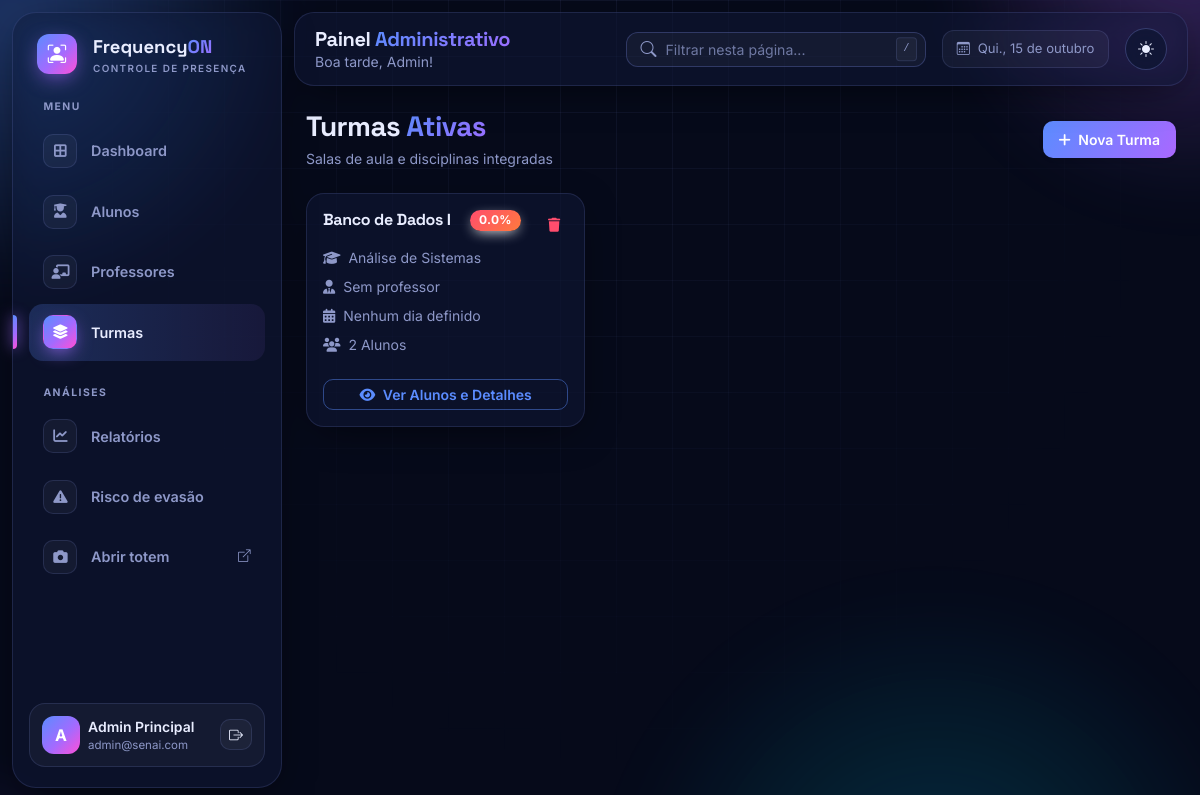
The page /admin/turmas (signed in) on the database as committed earlier.
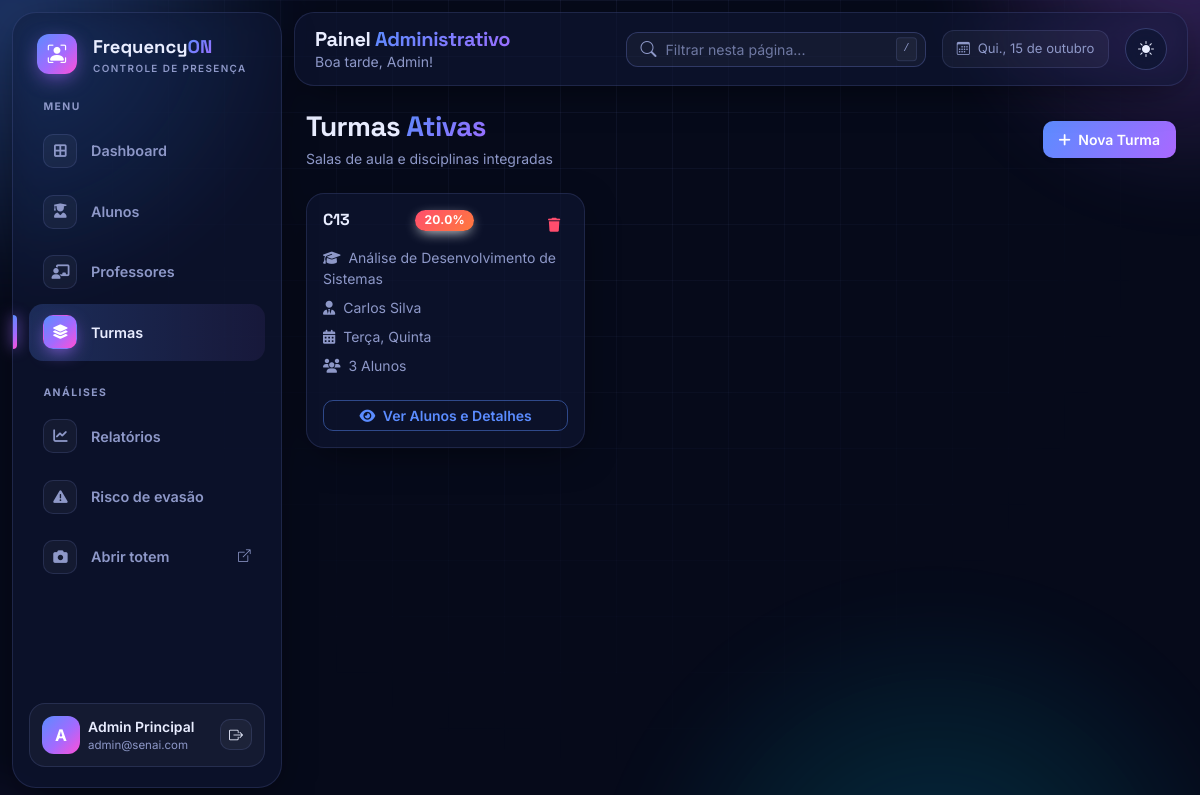
The same page on the database as committed later.
### database.py (models this page shows, shortened)
class Turma(db.Model):
    __tablename__ = "turmas"
    id = db.Column(db.Integer, primary_key=True)
    nome = db.Column(db.String(120), nullable=False)
    curso = db.Column(db.String(120), nullable=False)
    alunos = db.relationship("Aluno", back_populates="turma")
    vinculos = db.relationship("ProfessorTurma", back_populates="turma",
                               cascade="all, delete-orphan")
    @property
    def professores(self):
        return sorted((v.professor for v in self.vinculos), key=lambda p: p.nome)
    @property
    def nomes_professores(self):
        return ", ".join(p.nome for p in self.professores) or "Sem professor"
    @property
    def dias_aula(self):
        return tuple(sorted({d for v in self.vinculos for d in v.dias_semana}))
    @property
    def dias_aula_nomes(self):
        return ", ".join(NOMES_DIAS[d] for d in self.dias_aula) or "Nenhum dia definido"
    @property
    def frequencia_media(self):
        v = [a.frequencia for a in self.alunos]
        return round(sum(v) / len(v), 1) if v else 0

class ProfessorTurma(db.Model):
    __tablename__ = "professor_turma"
    professor_id = db.Column(db.Integer, db.ForeignKey("professores.id"), primary_key=True)
    turma_id = db.Column(db.Integer, db.ForeignKey("turmas.id"), primary_key=True)
    dias = db.Column(db.String(20), nullable=False, default="")   # ex: "1,3" = terça e quinta
    professor = db.relationship("Professor", back_populates="vinculos")
    turma = db.relationship("Turma", back_populates="vinculos")
    @property
    def dias_semana(self):
        return tuple(int(d) for d in self.dias.split(",") if d.strip().isdigit())

class UsuarioMixin:
    def set_senha(self, senha):
        self.senha_hash = generate_password_hash(senha)
    def check_senha(self, senha):
        return check_password_hash(self.senha_hash, senha)

class Professor(UsuarioMixin, db.Model):
    __tablename__ = "professores"
    id = db.Column(db.Integer, primary_key=True)
    nome = db.Column(db.String(120), nullable=False)
    email = db.Column(db.String(120), unique=True, nullable=False)
    senha_hash = db.Column(db.String(255), nullable=False)
    departamento = db.Column(db.String(120))
    foto = db.Column(db.String(255))
    vinculos = db.relationship("ProfessorTurma", back_populates="professor",
                               cascade="all, delete-orphan")

### rotas/admin.py (the view, shortened to what this page needs)
@admin.route("/turmas", methods=["GET", "POST"])
@requer("admin")
def turmas():
    return render_template("admin/turmas.html", turmas=Turma.query.all(),
                           professores=Professor.query.order_by(Professor.nome).all())

### database.py (called while the page is built)
def filtro_dias_aula(coluna, dias):
    return func.strftime("%w", coluna).in_([str((d + 1) % 7) for d in dias])

    @property
    def frequencia(self):
        if not self.turma_id:
            return 0
        dias_aula = self.turma.dias_aula
        if not dias_aula:
            return 0
        dias = (db.session.query(func.count(func.distinct(Presenca.data)))
                .join(Aluno, Presenca.aluno_id == Aluno.id)
                .filter(Aluno.turma_id == self.turma_id,
                        filtro_dias_aula(Presenca.data, dias_aula))
                .scalar())
        if not dias:
            return 0
        ok = (db.session.query(func.count(Presenca.id))
              .filter(
                  Presenca.aluno_id == self.id,
                  Presenca.status.in_(("presente", "atraso")),
                  filtro_dias_aula(Presenca.data, dias_aula)
              )
              .scalar())
        return min(100, round(ok * 100 / (dias * AULAS_POR_DIA)))

### rotas/comum.py (called while the page is built)
def usuario_atual():
    tipo, uid = session.get("tipo"), session.get("uid")
    modelo = {"admin": Admin, "professor": Professor, "aluno": Aluno}.get(tipo)
    return db.session.get(modelo, uid) if modelo and uid else None

### templates/admin/turmas.html (shortened to what this page needs)
{% extends 'admin/base.html' %}
{% block content %}
<div class="d-flex align-items-center justify-content-between mb-4">
    <div>
        <h1 class="h3 fw-bold mb-1">Turmas <span class="fo-gradient-text">Ativas</span></h1>
        <p class="text-muted mb-0 small">Salas de aula e disciplinas integradas</p>
    </div>
    <button class="btn btn-primary fw-semibold btn-sm px-3 py-2 shadow-sm" data-bs-toggle="modal" data-bs-target="#modalTurma">
        <i class="fa-solid fa-plus me-1"></i> Nova Turma
    </button>
</div>
<div class="row g-3">
    {% for turma in turmas %}
    <div class="col-md-6 col-xl-4" data-busca-item>
        <div class="card border-0 shadow-sm rounded-3 h-100">
            <div class="card-body p-3 d-flex flex-column">
                <div>
                    <div class="d-flex justify-content-between align-items-start mb-2">
                        <h6 class="fw-bold text-dark mb-0">{{ turma.nome }}</h6>
                        <span class="badge {% if turma.frequencia_media < 75 %}bg-danger{% else %}bg-primary{% endif %}">
                            {{ turma.frequencia_media }}%
                        </span>
                        <form class="d-inline-block" method="POST" action="{{ url_for('admin.deletar_turma', id=turma.id) }}" onsubmit="return confirm('Tem certeza que deseja excluir?');">
                            <button type="submit" class="btn btn-outline-danger btn-sm border-0">
                                <i class="fa-solid fa-trash"></i>
                            </button>
                        </form>
                    </div>
                    <p class="text-muted small mb-2"><i class="fa-solid fa-graduation-cap me-1"></i> {{ turma.curso }}</p>
                    <p class="text-muted small mb-2"><i class="fa-solid fa-user-tie me-1"></i> {{ turma.nomes_professores }}</p>
                    <p class="text-muted small mb-2"><i class="fa-solid fa-calendar-days me-1"></i> {{ turma.dias_aula_nomes }}</p>
                    <p class="text-muted small mb-3"><i class="fa-solid fa-users me-1"></i> {{ turma.alunos|length }} Alunos</p>
                </div>
                <a href="{{ url_for('admin.detalhes_turma', id=turma.id) }}" class="btn btn-outline-primary btn-sm w-100 fw-semibold mt-2">
                    <i class="fa-solid fa-eye me-1"></i> Ver Alunos e Detalhes
                </a>
            </div>
        </div>
    </div>
    {% else %}
    <div class="col-12"><p class="text-muted">Nenhuma turma cadastrada.</p></div>
    {% endfor %}
</div>
{% endblock %}

Rows that differ between the two databases and show on the page:
changed Turma: nome "Banco de Dados I" → "C13"; frequencia_media "0.0" → "20.0"; curso "Análise de Sistemas" → "Análise de Desenvolvimento de Sistemas"; nomes_professores "Sem professor" → "Carlos Silva"; dias_aula_nomes "Nenhum dia definido" → "Terça, Quinta"; alunos|length "2" → "3"
